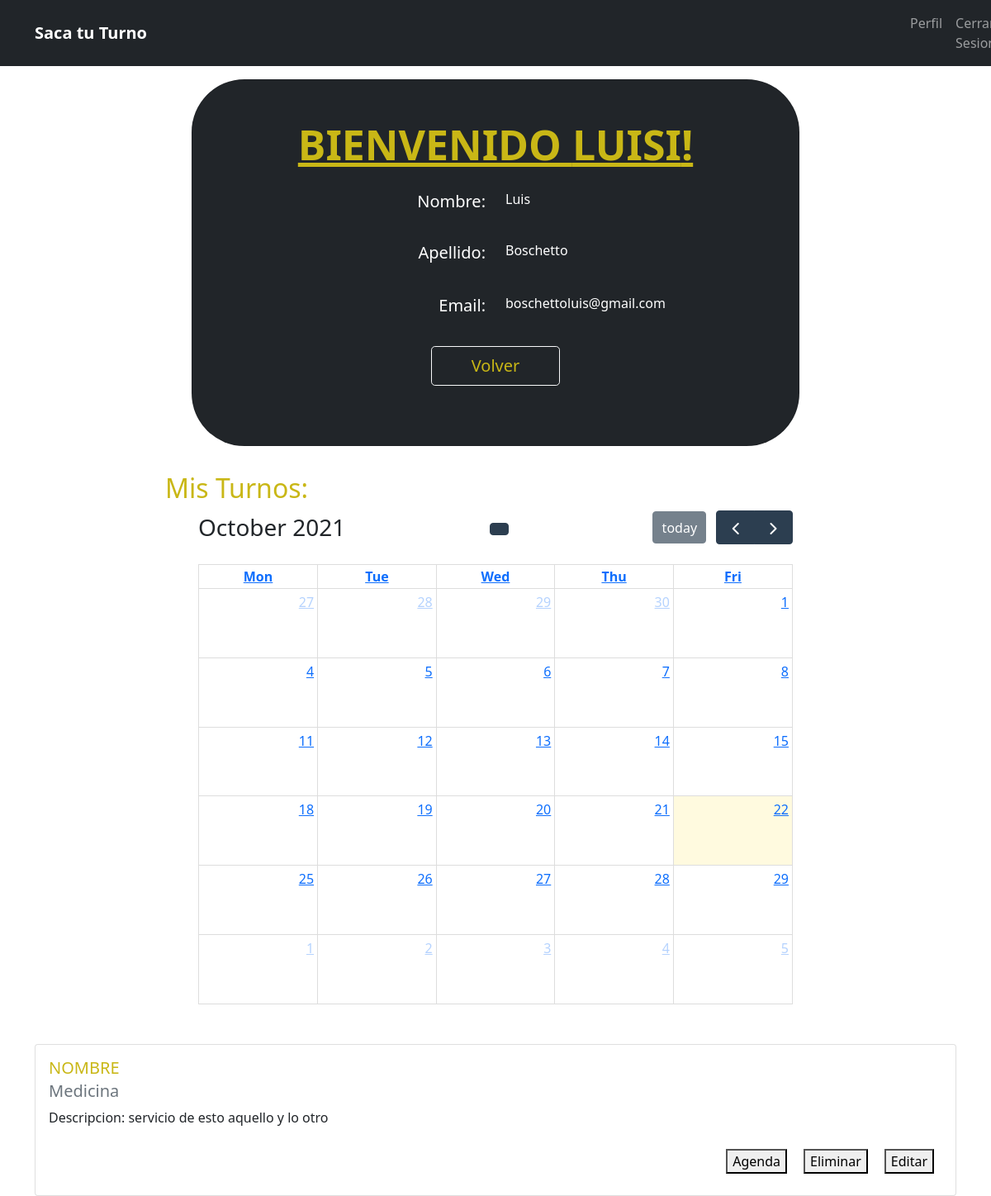
The page /perfil/20/ (signed in) on the database as committed earlier.
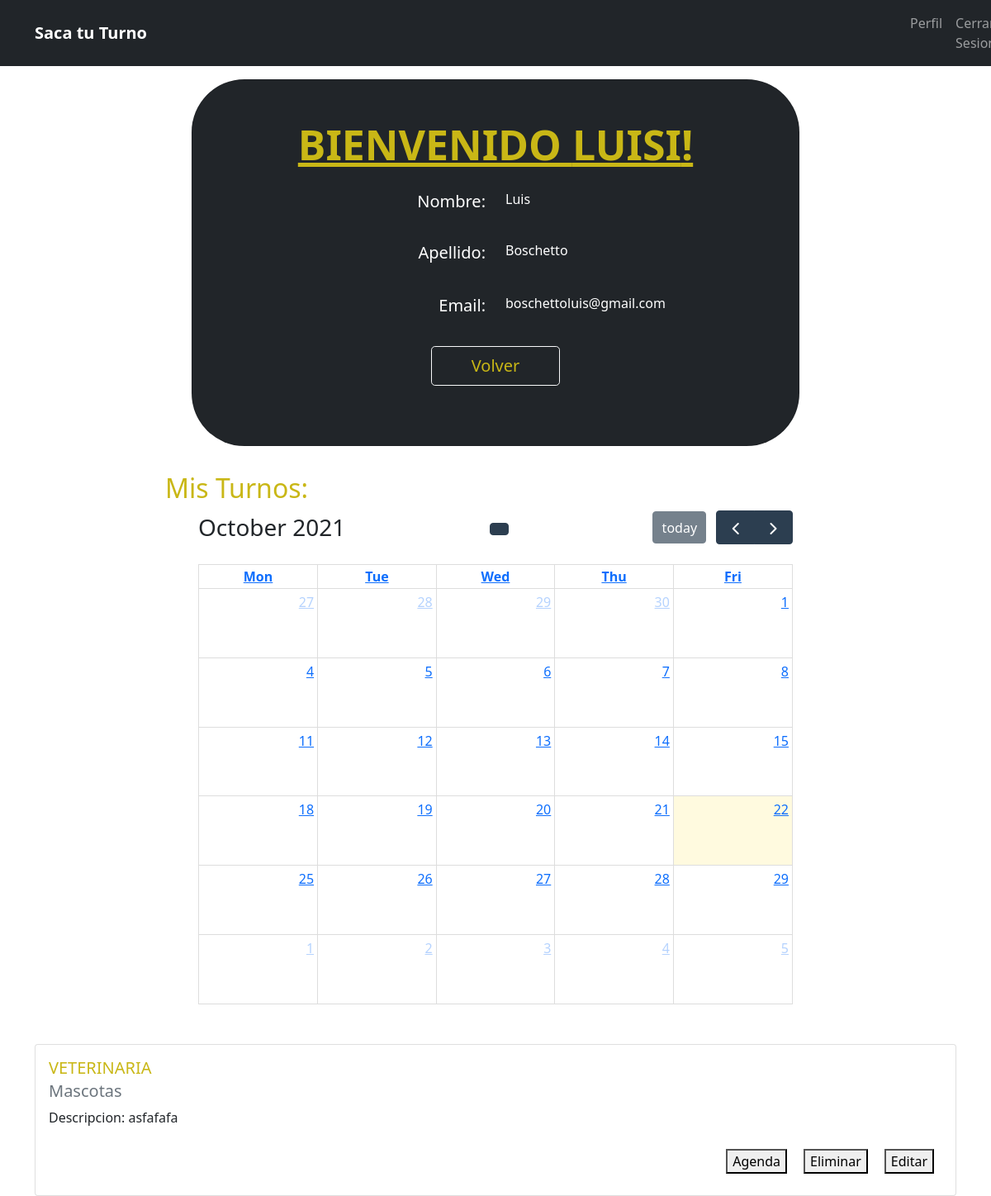
The same page on the database as committed later.
### sitio/models.py (models this page shows, shortened)
class ServicioPrestado(models.Model):
    nombre = models.CharField(max_length=50, blank = False)       # NO LLEVA NOMBRE EL SERVICIO PRESTADO
    descripcion = models.TextField(max_length=150, blank = False)
    propietario = models.ForeignKey(User, on_delete=models.CASCADE)
    categoria = models.ForeignKey(Categoria, on_delete=models.CASCADE, blank = True, null= True)
    subcategoria = models.ForeignKey(SubCategoria, on_delete=models.CASCADE, blank = True, null= True)
    diasAtencion = models.ManyToManyField(Days)
    duracionTurno = models.IntegerField(default = 30, null= False, blank = False)
    ciudad = models.CharField(max_length= 20, choices = ciudades, blank = True, null= True)

class Categoria(models.Model):
    nombre = models.CharField(max_length=255, blank = False)
    def __str__(self):
        return self.nombre

### sitio/views.py (the view)
def perfil(request, id):
    servicios = ServicioPrestado.objects.filter(propietario__id = id)
    turnos = Turno.objects.filter(cliente__id = id)
    turnosResponse = []
    for turno in turnos:
        turnosResponse.append({
            'nombreServicio':turno.servicio.nombre,
            'fecha_fin': turno.fecha_fin.strftime("%Y-%m-%dT%H:%M:%S"),
            'fecha_inicio':turno.fecha_inicio.strftime("%Y-%m-%dT%H:%M:%S")
        })
    context = {
        'servicios': servicios,
        'turnos': json.dumps(turnosResponse)
    }
    return render(request,'perfil.html', context)

### templates/perfil.html (shortened to what this page needs)
{% include "base.html" %}
<section class="vh-100 gradient-custom">
    <div class="container py-3 h-80">
        <div class="row d-flex justify-content-center align-items-center h-100">
            <div class="col-12 col-md-10 col-lg-8 col-xl-8">
                <div class="card bg-dark text-white cajaborde" >
                    <div class="card-body mt-2 text-center">
                        <div class="mb-md-5 mt-md-4 pb-2">
                            <h2 class="fw-bold mb-4 text-uppercase titulocaja text-center colorcito">Bienvenido {{request.user.username}}! </h2>
                            <div class="form-outline form-white mb-4 row" >
                                <label class="form-label col-6 letracaja rightalign">Nombre: </label>
                                <div class="col-6 leftalign " >
                                    {{request.user.first_name}}
                                </div>
                            </div>
                            <div class="form-outline form-white mb-4 row">
                                <label class="form-label col-6 letracaja rightalign" >Apellido:</label>
                                <p class="col-6 leftalign">
                                    {{request.user.last_name}}
                                </p>
                            </div>
                            <div class="form-outline form-white mb-4 row">
                                    <label class="form-label col-6 letracaja rightalign" >Email:</label>
                                    <p class="col-6 leftalign ">
                                        {{request.user.email}}
                                    </p>
                            </div>
                            <a class="btn btn-outline-light btn-lg px-5 colorcito" type="submit" href= "{% url 'home' %}" >Volver</a>
                        </div>
                    </div>
                </div>
            </div>
        </div>
    </div>
    <h2 class="leftalign colorcito mt-3">Mis Turnos: </h2>
    <div id='calendar'></div>
    <div class="container mt-5 mb-5">
        {%for servicio in servicios %}
        <div class="card">
            <div class="card-body">
                <h4 class="card-title letracaja colorcito text-uppercase">{{servicio.nombre}}</h4>
                <h6 class="card-subtitle letracaja mb-2 text-muted">{{servicio.categoria}}</h6>
                <p class="card-text"> Descripcion: {{servicio.descripcion}}</p>
                <button class="rightalign colorcito"> <a href="{% url 'editar_servicio' servicio.id servicio.propietario.id %}" class="card-link luisito">Editar</a> </button>
                <button class="rightalign colorcito"> <a href="{% url 'eliminar_servicio' servicio.id servicio.propietario.id %}" class="card-link luisito">Eliminar</a> </button>
                <button class="rightalign colorcito"> <a href="{% url 'agenda' servicio.id %}" class="card-link luisito">Agenda</a> </button>
            </div>
            </div>
        {% empty %}
            <h1>Aun no posee servicios</h1>
            <h3>Si desea ofrecer algun servicio, haga click aqui:  <a href="{%url 'registrarservicio'%} "> <button>OFRECER SERVICIO </button> </a></h3>
        {% endfor %}
    </div>
</section>

Rows that differ between the two databases and show on the page:
removed ServicioPrestado: nombre "NOMBRE", categoria "Medicina", descripcion "servicio de esto aquello y lo otro"
added ServicioPrestado: nombre "VETERINARIA", categoria "Mascotas", descripcion "asfafafa"
